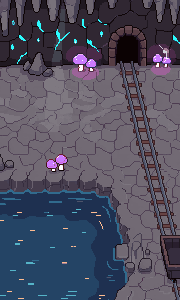
#> input picture assets_src/maps/cave/pixellab/cave3_200.png, 180 x 300 px
$ python cave_v2.py
#> lines starting #> are read from the running program, lines starting #| are printed output that depends on the picture
# 동굴 바탕 v2 (경완 '호수 형태는 350이 마음에 듬. 보석들은 벽이 아니라 지금 버섯 있는 위치들 … 모여 있어야 하고. 광차는 레일만 남기고 주기적으로 지나가게 … 야광 버섯들을 빛 엔진 … 천장 빛줄기는 없애줘')
# 쓰는 법: python3 cave_v2.py  →  cave2_base.png(보석 없는 바탕) · cave2.png(보석 넣은 바탕) · cart.png(광차) · shroom.png(버섯) · cave2.json(자리 값)
import json, math
from PIL import Image
A=Image.open('pixellab/cave3_200.png').convert('RGBA'); a=A.load()
#> further down, A is the input picture: PIL image 180x300 RGBA; mean R, G, B, A 78.3, 78, 95.2, 255
B=Image.open('pixellab/cave3_350.png').convert('RGBA'); b=B.load()
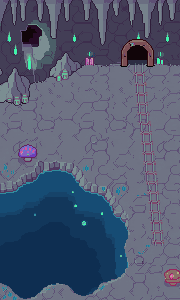
#> input picture assets_src/maps/cave/pixellab/cave3_350.png, 180 x 300 px
#> further down, B is the input picture: PIL image 180x300 RGBA; mean R, G, B, A 79.7, 89.5, 113, 255
W,H=A.size
#> W = 180; H = 300
lum=lambda c: c[0]*.3+c[1]*.59+c[2]*.11
def purple(c): r,g,bb=c[:3]; return bb>g+14 and r>g+14
def capstem(c): r,g,bb=c[:3]; return (r+bb>330 and bb>g+40) or (r>235 and g>235 and bb>235) or (r>100 and r>g+50 and r>bb+30) or (r<70 and g<30 and bb<40)
# 1) 광차·버섯 그림 떼어 두기
cart=A.crop((156,232,182,290)); cart.save('cart.png')
#> after `cart = A.crop((156, 232, 182, 290))`:
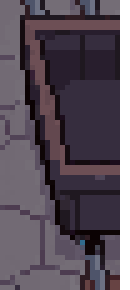
#> cart: PIL image 26x58 RGBA (shown 5 times larger); mean R, G, B, A 70.4, 60.5, 71.5, 235.4; transparent parts drawn white
sh=Image.new('RGBA',(34,30)); s=sh.load()
#> after `sh = Image.new('RGBA', (34, 30))`: sh: PIL image 34x30 RGBA; every value is 0
for y in range(30):
  for x in range(34):
    c=a[68+x,46+y]
    if capstem(c): s[x,y]=c
sh=sh.crop(sh.getbbox()); sh.save('shroom.png')
#> after `sh = sh.crop(sh.getbbox())`:
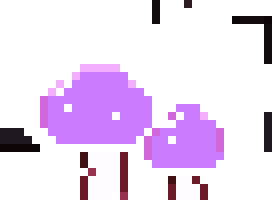
#> sh: PIL image 34x25 RGBA (shown 8 times larger); mean R, G, B, A 54.6, 36.8, 62.1, 75.9; transparent parts drawn white
# 2) 버섯·빛 무리 지우기 (둘레 안 물든 색 중 밝기가 가장 가까운 색으로)
def unglow(x0,y0,x1,y1):
#> called with x0 = 64, y0 = 42, x1 = 106, y1 = 84
  ring=[a[x,y] for x in range(x0-6,x1+6) for y in range(y0-6,y1+6) if 0<=x<W and 0<=y<H and not (x0<=x<x1 and y0<=y<y1) and not purple(a[x,y]) and not capstem(a[x,y])]
#> ring = 1068 items, first 6: (43, 250, 253, 255), (43, 250, 253, 255), (43, 250, 253, 255), (66, 67, 78, 255), (66, 67, 78, 255), (66, 67, 78, 255)
  pal=sorted(set(ring),key=lum)
#> pal = 21 items, first 6: (40, 30, 45, 255), (48, 39, 50, 255), (54, 45, 62, 255), (66, 67, 78, 255), (86, 61, 68, 255), (81, 67, 86, 255)
  for y in range(y0,y1):
    for x in range(x0,x1):
      c=a[x,y]
      gray=sum(c[:3])>300 and max(c[:3])-min(c[:3])<45
      blu=c[2]>c[0]+18 and c[1]<150 and y<66
      if capstem(c) or gray or blu or (purple(c) and y<66) or (purple(c) and y>=66 and lum(c)>85):
        a[x,y]=(48,39,50,255) if y<66 else (116,109,118,255)
      elif purple(c):
        t=lum(c)*.82; a[x,y]=min(pal,key=lambda q: abs(lum(q)-t))
unglow(64,42,106,84); unglow(144,38,178,84); unglow(42,142,72,170)
# 3) 광차 지우기: 레일 따라 (−12,−48) 위 그림으로
for y in range(232,292):
  for x in range(154,W):
    a[x,y]=a[x-12,y-48]
# 4) 호수 = 350 (x<136, y>=146): 물은 그대로, 바닥·물가 돌은 200 바닥 색으로 밝기 맞춤
fl200=sorted({a[x,y][:3] for x in range(0,120) for y in range(80,170)},key=lum)
#> fl200 = 26 items, first 6: (14, 5, 6), (20, 11, 15), (28, 13, 28), (31, 24, 32), (46, 28, 34), (40, 30, 45)
fl350=sorted({b[x,y][:3] for x in range(0,130) for y in range(146,300) if not (b[x,y][2]>b[x,y][0]+25)},key=lum)
#> fl350 = 19 items, first 6: (61, 46, 77), (101, 34, 92), (80, 57, 96), (101, 69, 117), (93, 79, 116), (126, 72, 107)
q=lambda lst,f: lst[min(len(lst)-1,max(0,int(f*(len(lst)-1)+.5)))]
rank={c:i/(max(1,len(fl350)-1)) for i,c in enumerate(fl350)}
#> rank = 19 items
def isw(c): return c[2]>c[0]+25
X1,Y0=136,146
for y in range(Y0,H):
  for x in range(0,X1):
    c=b[x,y]
    if isw(c): a[x,y]=c
    else:
      # 이음매 쪽(위·오른쪽 8칸)은 원래 바닥 그대로, 물가 10칸 안만 350 돌
      near=any(isw(b[xx,yy]) for xx in range(max(0,x-9),min(W,x+10),3) for yy in range(max(0,y-9),min(H,y+10),3))
      if near: a[x,y]=q(fl200,rank.get(c[:3],.5))+(255,)
      elif y>182 or x<0: a[x,y]=a[x,y-110 if y-110>=80 else y]
A.save('cave2_base.png')
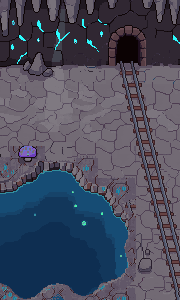
#> saved as cave2_base.png: PIL image 180x300 RGBA; mean R, G, B, A 72.2, 75.9, 93.1, 255
print('ok')
